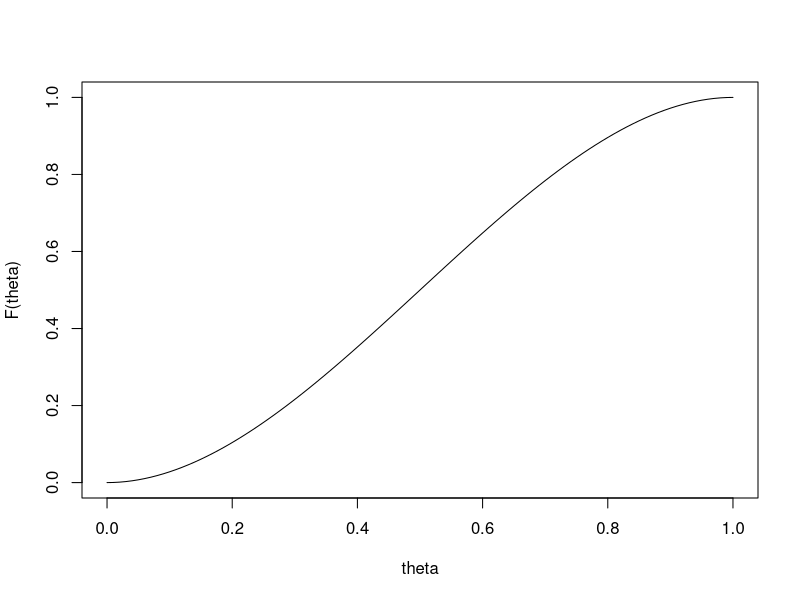
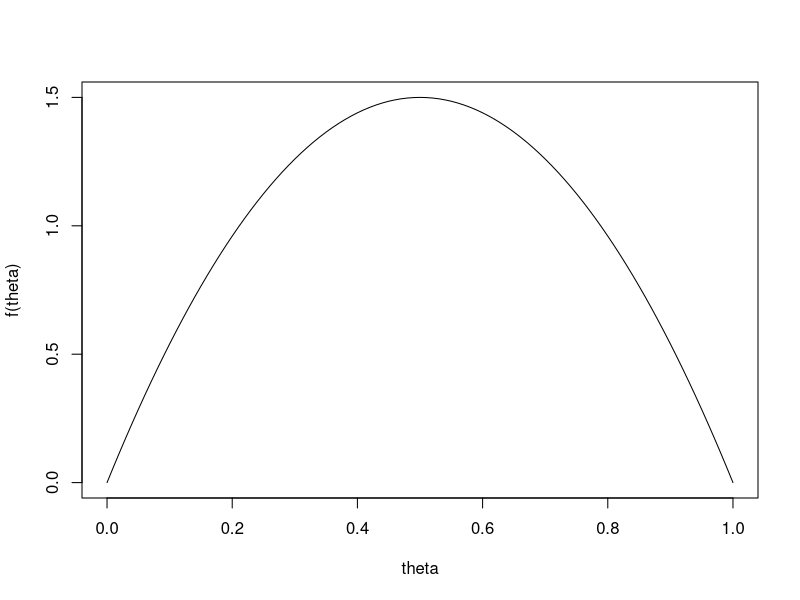
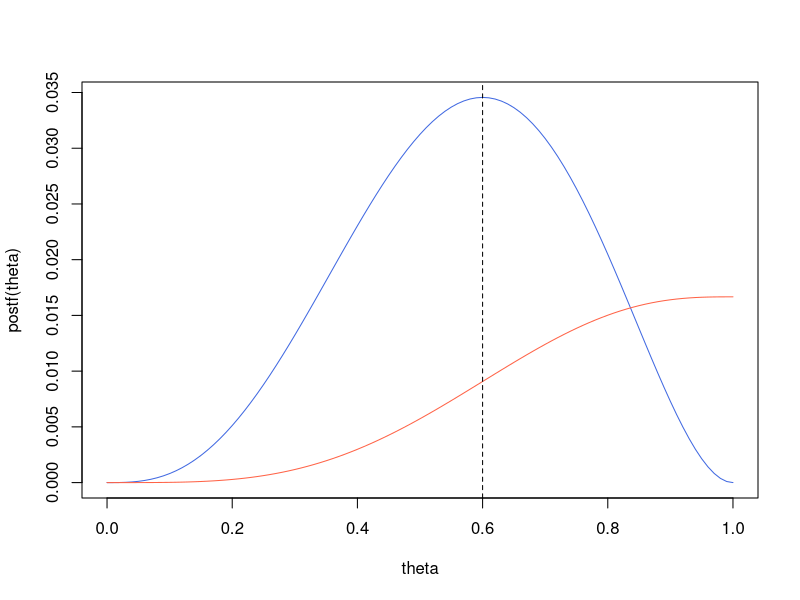
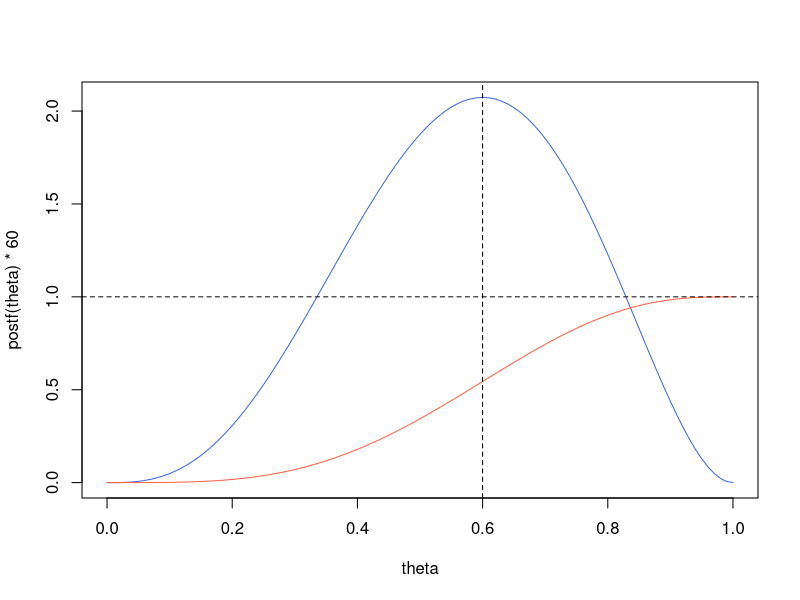

These figures' R source, in order:
## ---- chunk 1
knitr::opts_chunk$set(
  echo = TRUE,
  message = FALSE,
  warning = FALSE,
  # out.width = 800,
  # out.height = 600,
  fig.align = "center",
  dev = "ragg_png"
)
## ---- chunk 2
options(width = 300)
library(tidyverse)
# y1 <- y2 <- y3 <- c(0, 1)
# expand.grid(y1, y2, y3)
coin <- tribble(
  ~y1, ~y2, ~y3,
    1,   1,   1,
    1,   1,   0,
    1,   0,   1,
    0,   1,   1,
    1,   0,   0,
    0,   1,   0,
    0,   0,   1,
    0,   0,   0,
)

prod2 <- function(row, theta, prior) {
  res <- prod(ifelse(row == 1, theta, 1-theta))
  res <- res * prior
  return(res)
}

`p(y|θ=0)`   <- apply(coin, 1, prod2, theta = 0  , prior = 1)
`p(y|θ=1/3)` <- apply(coin, 1, prod2, theta = 1/3, prior = 1)
`p(y|θ=1/2)` <- apply(coin, 1, prod2, theta = 1/2, prior = 1)
`p(y|θ=2/3)` <- apply(coin, 1, prod2, theta = 2/3, prior = 1)
`p(y|θ=1)`   <- apply(coin, 1, prod2, theta = 1  , prior = 1)

tmp <- cbind(`p(y|θ=0)`, `p(y|θ=1/3)`, `p(y|θ=1/2)`, `p(y|θ=2/3)`, `p(y|θ=1)`)
tmp <- t(tmp)
nm <- paste0('y=(',coin$y1,',',coin$y2,',',coin$y3,')')
colnames(tmp) <- nm
round(tmp, 3)

## ---- chunk 3
round(tmp, 3)
## ---- chunk 4
tmp[,2]
## ---- chunk 5
mle <- function(theta) (theta)^2 * (1-theta)^1
mle_res <- map_dbl(
  .x = c(0, 1/3, 1/2, 2/3, 1), 
  .f = function(x){mle(theta = x)})

names(mle_res) <- rownames(tmp)
mle_res
## ---- chunk 6
`p(θ=0,y)`   <- apply(coin, 1, prod2, theta = 0  , prior = 0.05)
`p(θ=1/3,y)` <- apply(coin, 1, prod2, theta = 1/3, prior = 0.20)
`p(θ=1/2,y)` <- apply(coin, 1, prod2, theta = 1/2, prior = 0.50)
`p(θ=2/3,y)` <- apply(coin, 1, prod2, theta = 2/3, prior = 0.20)
`p(θ=1,y)`   <- apply(coin, 1, prod2, theta = 1  , prior = 0.05)

tmp2 <- cbind(`p(θ=0,y)`, `p(θ=1/3,y)`, `p(θ=1/2,y)`, `p(θ=2/3,y)`, `p(θ=1,y)`)
tmp2 <- t(tmp2)
nm2 <- paste0('p(θ,y=(',coin$y1,',',coin$y2,',',coin$y3,'))')
colnames(tmp2) <- nm2
round(tmp2, 3)
## ---- chunk 7
apply(tmp2,1,sum)
## ---- chunk 8
sum(tmp2)
## ---- chunk 9
# apply(tmp2,2,sum)[2]
sum(tmp2[,2])
## ---- chunk 10
post <- tmp2[,2]/sum(tmp2[,2])
names(post) <- gsub('y', 'y=(1,1,0)',　row.names(tmp2))
post
# sum(post)
# [1] 1
## ---- chunk 11
post2 <- tmp2[,2]
names(post2) <- gsub('y', 'y=(1,1,0)',　row.names(tmp2))
post2
# sum(post2)
# [1] 0.1069444
## ---- chunk 12
F <- function(theta) 3*theta^2 -2*theta^3
theta <- seq(0,1,0.01)
plot(theta, F(theta), type = 'l')
## ---- chunk 13
f <- function(theta) 6*theta*(1-theta)

# integrate(f, 0, 1)
# 1 with absolute error < 0.000000000000011
plot(theta, f(theta), type = 'l')
## ---- chunk 14
postf <- function(theta) theta^3*(1-theta)^2
postF <- function(theta) theta^6/6 - 2*theta^5/5 + theta^4/4

plot(theta, postf(theta), type = 'l', col = 'royalblue')
lines(theta, postF(theta), col = 'tomato')
abline(v = 0.6, lty = 2)
## ---- chunk 15
normalizef <- function(theta) 6*theta^3*(1-theta)^2
normalize_res <- integrate(normalizef, 0, 1)
normalize_res
## ---- chunk 16
plot(theta, postf(theta)*60, type = 'l', col = 'royalblue')
lines(theta, postF(theta)*60, col = 'tomato')
abline(v = 0.6, lty = 2)
abline(h = 1, lty = 2)
